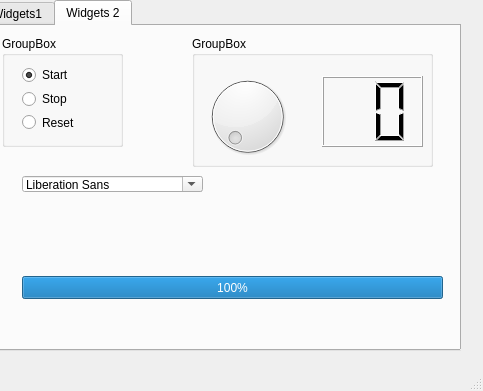
<?xml version="1.0" encoding="UTF-8"?>
<ui version="4.0">
 <class>MainWindow</class>
 <widget class="QMainWindow" name="MainWindow">
  <property name="geometry">
   <rect>
    <x>0</x>
    <y>0</y>
    <width>483</width>
    <height>391</height>
   </rect>
  </property>
  <property name="windowTitle">
   <string>MainWindow</string>
  </property>
  <widget class="QWidget" name="centralwidget">
   <widget class="QTabWidget" name="tabWidget">
    <property name="geometry">
     <rect>
      <x>-20</x>
      <y>0</y>
      <width>481</width>
      <height>351</height>
     </rect>
    </property>
    <property name="currentIndex">
     <number>1</number>
    </property>
    <widget class="QWidget" name="tab">
     <attribute name="title">
      <string>Widgets1</string>
     </attribute>
     <widget class="QWidget" name="verticalLayoutWidget">
      <property name="geometry">
       <rect>
        <x>0</x>
        <y>10</y>
        <width>461</width>
        <height>291</height>
       </rect>
      </property>
      <layout class="QVBoxLayout" name="verticalLayout">
       <item>
        <widget class="QTabWidget" name="tabWidget_2">
         <property name="currentIndex">
          <number>1</number>
         </property>
         <widget class="QWidget" name="tab_3">
          <attribute name="title">
           <string>Tree</string>
          </attribute>
          <widget class="QWidget" name="verticalLayoutWidget_2">
           <property name="geometry">
            <rect>
             <x>0</x>
             <y>0</y>
             <width>461</width>
             <height>271</height>
            </rect>
           </property>
           <layout class="QVBoxLayout" name="verticalLayout_2">
            <item>
             <widget class="QTreeWidget" name="treeWidget">
              <column>
               <property name="text">
                <string>Header 1</string>
               </property>
              </column>
              <column>
               <property name="text">
                <string>New Column</string>
               </property>
              </column>
             </widget>
            </item>
           </layout>
          </widget>
         </widget>
         <widget class="QWidget" name="tab_4">
          <attribute name="title">
           <string>Calendar</string>
          </attribute>
          <widget class="QDateEdit" name="dateEdit">
           <property name="geometry">
            <rect>
             <x>10</x>
             <y>10</y>
             <width>431</width>
             <height>22</height>
            </rect>
           </property>
           <property name="alignment">
            <set>Qt::AlignCenter</set>
           </property>
          </widget>
          <widget class="QCalendarWidget" name="calendarWidget">
           <property name="geometry">
            <rect>
             <x>10</x>
             <y>40</y>
             <width>431</width>
             <height>211</height>
            </rect>
           </property>
          </widget>
         </widget>
        </widget>
       </item>
      </layout>
     </widget>
    </widget>
    <widget class="QWidget" name="tab_2">
     <attribute name="title">
      <string>Widgets 2</string>
     </attribute>
     <widget class="QGroupBox" name="groupBox">
      <property name="geometry">
       <rect>
        <x>20</x>
        <y>10</y>
        <width>121</width>
        <height>111</height>
       </rect>
      </property>
      <property name="title">
       <string>GroupBox</string>
      </property>
      <widget class="QWidget" name="">
       <property name="geometry">
        <rect>
         <x>20</x>
         <y>30</y>
         <width>84</width>
         <height>65</height>
        </rect>
       </property>
       <layout class="QVBoxLayout" name="verticalLayout_3">
        <item>
         <widget class="QRadioButton" name="radioButton_start">
          <property name="text">
           <string>Start</string>
          </property>
          <property name="checked">
           <bool>true</bool>
          </property>
         </widget>
        </item>
        <item>
         <widget class="QRadioButton" name="radioButton_stop">
          <property name="text">
           <string>Stop</string>
          </property>
         </widget>
        </item>
        <item>
         <widget class="QRadioButton" name="radioButton_reset">
          <property name="statusTip">
           <string>This is Option 2</string>
          </property>
          <property name="text">
           <string>Reset</string>
          </property>
         </widget>
        </item>
       </layout>
      </widget>
     </widget>
     <widget class="QGroupBox" name="groupBox_2">
      <property name="geometry">
       <rect>
        <x>210</x>
        <y>10</y>
        <width>241</width>
        <height>131</height>
       </rect>
      </property>
      <property name="title">
       <string>GroupBox</string>
      </property>
      <widget class="QDial" name="dial">
       <property name="geometry">
        <rect>
         <x>10</x>
         <y>30</y>
         <width>91</width>
         <height>101</height>
        </rect>
       </property>
      </widget>
      <widget class="QLCDNumber" name="lcdNumber">
       <property name="geometry">
        <rect>
         <x>130</x>
         <y>40</y>
         <width>101</width>
         <height>71</height>
        </rect>
       </property>
       <property name="digitCount">
        <number>2</number>
       </property>
      </widget>
     </widget>
     <widget class="QProgressBar" name="progressBar">
      <property name="geometry">
       <rect>
        <x>40</x>
        <y>250</y>
        <width>421</width>
        <height>23</height>
       </rect>
      </property>
      <property name="value">
       <number>100</number>
      </property>
     </widget>
     <widget class="QFontComboBox" name="fontComboBox">
      <property name="geometry">
       <rect>
        <x>40</x>
        <y>150</y>
        <width>181</width>
        <height>16</height>
       </rect>
      </property>
     </widget>
     <widget class="QLabel" name="label">
      <property name="geometry">
       <rect>
        <x>40</x>
        <y>170</y>
        <width>181</width>
        <height>61</height>
       </rect>
      </property>
      <property name="text">
       <string/>
      </property>
     </widget>
    </widget>
   </widget>
  </widget>
  <widget class="QMenuBar" name="menubar">
   <property name="geometry">
    <rect>
     <x>0</x>
     <y>0</y>
     <width>483</width>
     <height>21</height>
    </rect>
   </property>
  </widget>
  <widget class="QStatusBar" name="statusbar"/>
 </widget>
 <resources/>
 <connections>
  <connection>
   <sender>dial</sender>
   <signal>valueChanged(int)</signal>
   <receiver>lcdNumber</receiver>
   <slot>display(int)</slot>
   <hints>
    <hint type="sourcelabel">
     <x>257</x>
     <y>133</y>
    </hint>
    <hint type="destinationlabel">
     <x>382</x>
     <y>128</y>
    </hint>
   </hints>
  </connection>
  <connection>
   <sender>fontComboBox</sender>
   <signal>activated(QString)</signal>
   <receiver>label</receiver>
   <slot>setText(QString)</slot>
   <hints>
    <hint type="sourcelabel">
     <x>122</x>
     <y>200</y>
    </hint>
    <hint type="destinationlabel">
     <x>51</x>
     <y>67</y>
    </hint>
   </hints>
  </connection>
  <connection>
   <sender>radioButton_reset</sender>
   <signal>clicked()</signal>
   <receiver>progressBar</receiver>
   <slot>reset()</slot>
   <hints>
    <hint type="sourcelabel">
     <x>73</x>
     <y>138</y>
    </hint>
    <hint type="destinationlabel">
     <x>242</x>
     <y>304</y>
    </hint>
   </hints>
  </connection>
  <connection>
   <sender>fontComboBox</sender>
   <signal>activated(QString)</signal>
   <receiver>label</receiver>
   <slot>setText(QString)</slot>
   <hints>
    <hint type="sourcelabel">
     <x>101</x>
     <y>196</y>
    </hint>
    <hint type="destinationlabel">
     <x>110</x>
     <y>236</y>
    </hint>
   </hints>
  </connection>
 </connections>
</ui>
